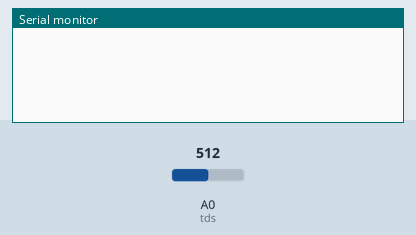
The sketch below on a simulated Arduino Uno, built with avr-gcc and run on an emulated ATmega328P. Parts: the last lines printed to the serial monitor. The test bench sets the inputs (shaded band); at power-on: A0 (tds) = 512.

Above: at 2.2 s.
2.3 s: A0 (tds) set to 716
At 6.1 s:
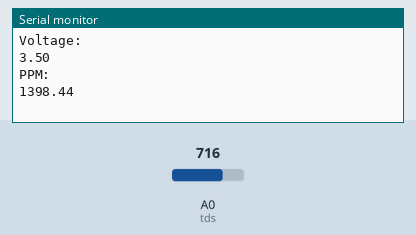
9.4 s: A0 (tds) set to 900
At 11.2 s:
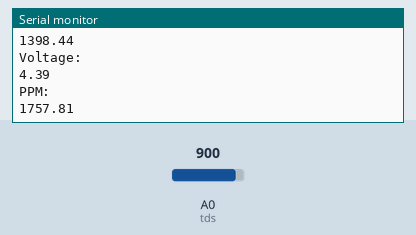
Timing chart, 0 to 12.7 s (numbered marks = the images above; inputs shaded):
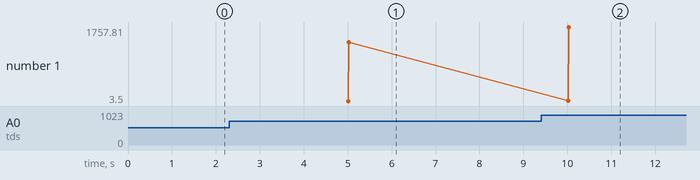

Measured:
- after the input at 2.3 s, the serial monitor: prints a new line after 2.7 s (image 1)
- after the input at 9.4 s, the serial monitor: prints a new line after 0.62 s (image 2)
- plotted number 1: 1398.44 → 1757.81 after the input at 9.4 s

The sketch:

ppm_sensor.ino
```cpp
#include <Wire.h>

#define tds A0


unsigned long last_time = 0;
unsigned long timer_delay = 5000;


void setup() {
  delay(1000);
  Serial.begin(9600);
}

void loop() {
  if ((millis() - last_time) > timer_delay) {
    float voltage_tds = analogRead(tds) * (float)5 / 1024;

    float tds_value = 2000 / 5 * voltage_tds;

    Serial.println("Voltage: ");
    Serial.println(voltage_tds);
    Serial.println("PPM: ");
    Serial.println(tds_value);

  last_time = millis();
  }
}
```
